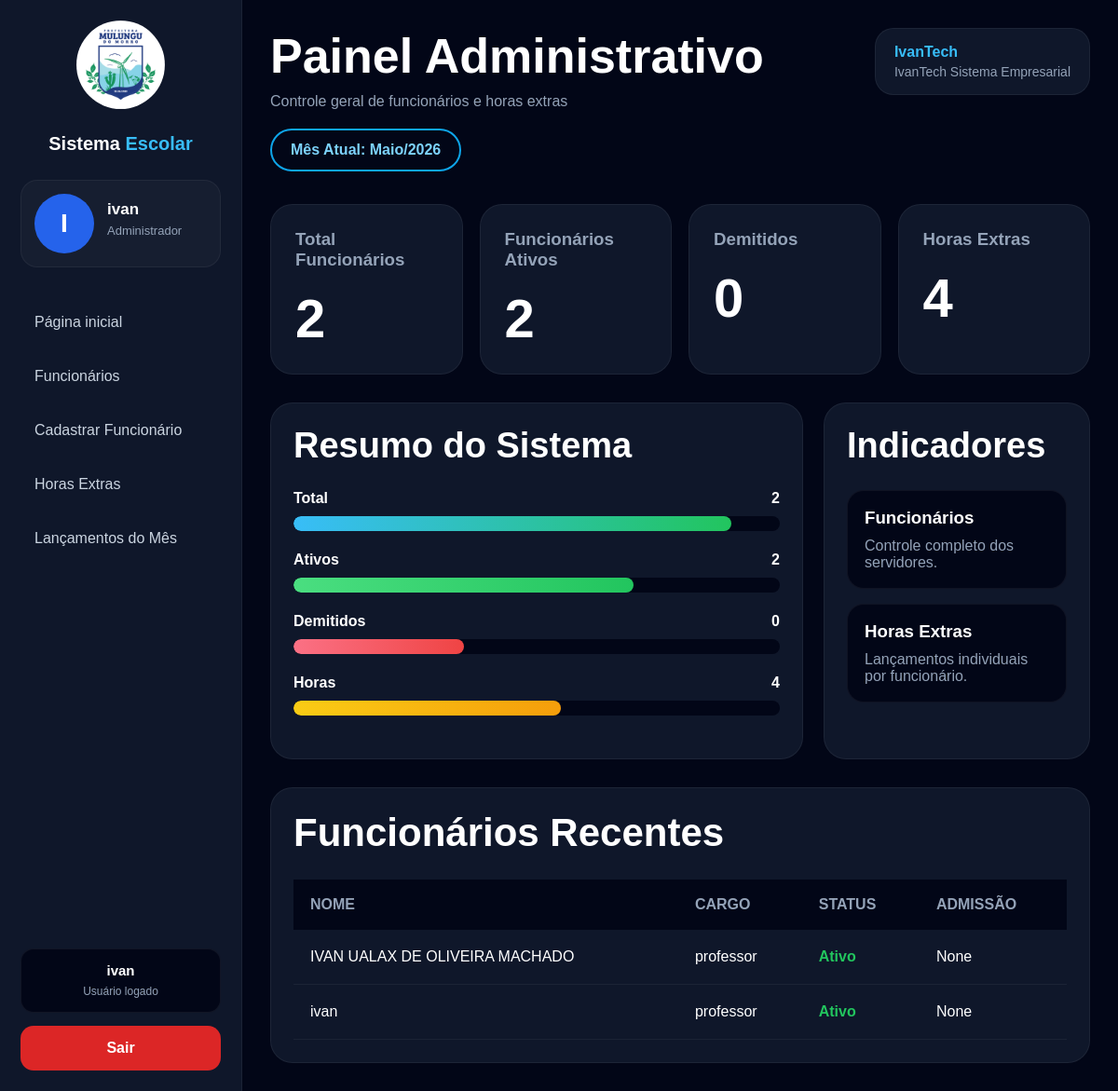
Page / (signed in) on the earlier database version.
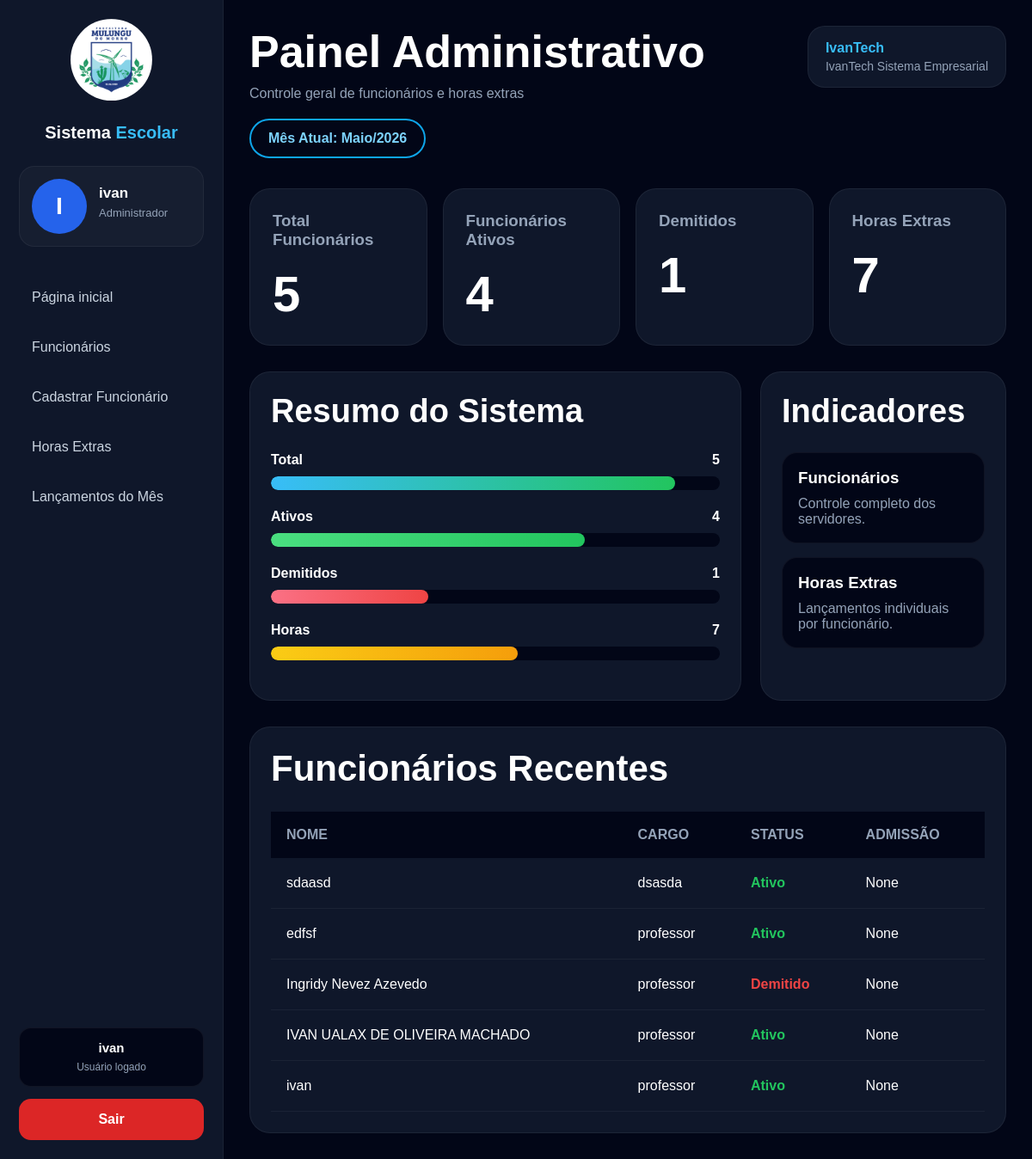
Same page on the later database version.
### funcionarios/models.py (models this page shows, shortened)
class Funcionario(models.Model):
    STATUS = (
        ('ativo', 'Ativo'),
        ('inativo', 'Inativo'),
        ('demitido', 'Demitido'),
    )
    nome = models.CharField(max_length=150)
    cpf = models.CharField(max_length=14)
    numero = models.CharField(
        max_length=20,
        blank=True,
        null=True
    )
    localidade = models.CharField(
        max_length=150,
        blank=True,
        null=True
    )
    escola = models.CharField(max_length=150)
    cargo = models.ForeignKey(
        Cargo,
        on_delete=models.SET_NULL,
        null=True,
        blank=True
    )
    carga_horaria = models.IntegerField(default=0)
    status = models.CharField(
        max_length=20,
        choices=STATUS,
        default='ativo'
    )
    data_admissao = models.DateField(
        blank=True,
        null=True
    )
    criado_em = models.DateTimeField(auto_now_add=True)

class Cargo(models.Model):
    nome = models.CharField(
        max_length=100,
        unique=True
    )

### funcionarios/views.py (the view)
@login_required(login_url='/login/')
def home(request):
    agora = datetime.now()
    meses = [
        '',
        'Janeiro',
        'Fevereiro',
        'Março',
        'Abril',
        'Maio',
        'Junho',
        'Julho',
        'Agosto',
        'Setembro',
        'Outubro',
        'Novembro',
        'Dezembro'
    ]
    funcionarios = Funcionario.objects.all().order_by('-id')[:10]
    context = {
        'funcionarios': funcionarios,
        'total_funcionarios': Funcionario.objects.count(),
        'ativos': Funcionario.objects.filter(status='ativo').count(),
        'inativos': Funcionario.objects.filter(status='inativo').count(),
        'demitidos': Funcionario.objects.filter(status='demitido').count(),
        'horas_extras': HoraExtra.objects.count(),
        'mes_atual': meses[agora.month],
        'ano_atual': agora.year,
    }
    return render(request, 'home.html', context)

### funcionarios/templates/home.html (shortened to what this page needs)
{% load static %}
<!DOCTYPE html>
<html lang="pt-br">
<head>
</head>
<body>
    <div class="sidebar">
        <div>
            <div class="logo-area">
                <img
                    src="{% static 'img/mulungu.png' %}"
                    alt="Logo"
                    class="logo"
                >
                <h1>
                    Sistema
                    <span>Escolar</span>
                </h1>
            </div>
            <div class="perfil-sidebar">
    <div class="form-perfil">
        <div class="avatar">
            {{ request.user.username|slice:":1"|upper }}
        </div>
        <div class="info-user">
            <h3>
                {{ request.user.username }}
            </h3>
            <p>
                Administrador
            </p>
        </div>
    </div>
</div>
            <div class="menu">
                <a href="/">Página inicial</a>
                <a href="/funcionarios/">
                    Funcionários
                </a>
                <a href="/funcionarios/cadastrar/">
                    Cadastrar Funcionário
                </a>
                <a href="/horas-extras/">
                    Horas Extras
                </a>
                <a href="/lancamentos-mes/">
                    Lançamentos do Mês
                </a>
            </div>
        </div>
        <div>
            <div class="usuario-logado">
                <strong>
                    {{ request.user.username }}
                </strong>
                <span>
                    Usuário logado
                </span>
            </div>
            <form
                method="POST"
                action="/logout/"
            >
                <button
                    type="submit"
                    class="btn-login"
                >
                    Sair
                </button>
            </form>
        </div>
    </div>
    <div class="content">
        <div class="topo">
            <div>
                <h1>
                    Painel Administrativo
                </h1>
                <p>
                    Controle geral de funcionários e horas extras
                </p>
                <div class="mes">
                    Mês Atual: {{ mes_atual }}/{{ ano_atual }}
                </div>
            </div>
            <div class="marca">
                <strong>
                    IvanTech
                </strong>
                <p>
                    IvanTech Sistema Empresarial
                </p>
            </div>
        </div>
        <div class="cards">
            <div class="card">
                <h3>Total Funcionários</h3>
                <strong>{{ total_funcionarios }}</strong>
            </div>
            <div class="card">
                <h3>Funcionários Ativos</h3>
                <strong>{{ ativos }}</strong>
            </div>
            <div class="card">
                <h3>Demitidos</h3>
                <strong>{{ demitidos }}</strong>
            </div>
            <div class="card">
                <h3>Horas Extras</h3>
                <strong>{{ horas_extras }}</strong>
            </div>
        </div>
        <div class="grid">
            <div class="box">
                <h2>
                    Resumo do Sistema
                </h2>
                <div class="barra-item">
                    <div class="barra-topo">
                        <span>Total</span>
                        <span>{{ total_funcionarios }}</span>
                    </div>
                    <div class="barra">
                        <div class="progresso azul"></div>
                    </div>
                </div>
                <div class="barra-item">
                    <div class="barra-topo">
                        <span>Ativos</span>
                        <span>{{ ativos }}</span>
                    </div>
                    <div class="barra">
                        <div class="progresso verde"></div>
                    </div>
                </div>
                <div class="barra-item">
                    <div class="barra-topo">
                        <span>Demitidos</span>
                        <span>{{ demitidos }}</span>
                    </div>
                    <div class="barra">
                        <div class="progresso vermelho"></div>
                    </div>
                </div>
                <div class="barra-item">
                    <div class="barra-topo">
                        <span>Horas</span>
                        <span>{{ horas_extras }}</span>
                    </div>
                    <div class="barra">
                        <div class="progresso amarelo"></div>
                    </div>
                </div>
            </div>
            <div class="box">
                <h2>
                    Indicadores
                </h2>
                <div class="indicador">
                    <h3>
                        Funcionários
                    </h3>
                    <p>
                        Controle completo dos servidores.
                    </p>
                </div>
                <div class="indicador">
                    <h3>
                        Horas Extras
                    </h3>
                    <p>
                        Lançamentos individuais por funcionário.
                    </p>
                </div>
            </div>
        </div>
        <div class="tabela-box">
            <h2>
                Funcionários Recentes
            </h2>
            <table>
                <thead>
                    <tr>
                        <th>NOME</th>
                        <th>CARGO</th>
                        <th>STATUS</th>
                        <th>ADMISSÃO</th>
                    </tr>
                </thead>
                <tbody>
                    {% for funcionario in funcionarios %}
                    <tr>
                        <td>
                            {{ funcionario.nome }}
                        </td>
                        <td>
                            {% if funcionario.cargo %}
                                {{ funcionario.cargo.nome }}
                            {% endif %}
                        </td>
                        <td>
                            <span class="{{ funcionario.status }}">
                                {{ funcionario.status|title }}
                            </span>
                        </td>
                        <td>
                            {{ funcionario.data_admissao }}
                        </td>
                    </tr>
                    {% endfor %}
                </tbody>
            </table>
        </div>
    </div>
</body>
</html>

### funcionarios/templates/home.html (style rules this page uses)
* { margin:0; padding:0; box-sizing:border-box; font-family:Arial, Helvetica, sans-serif; }
body { background:#020617; color:white; display:flex; min-height:100vh; }
.sidebar { width:260px; background:#0f172a; border-right:1px solid rgba(255,255,255,0.05); padding:22px; display:flex; flex-direction:column; justify-content:space-between; }
.logo-area { text-align:center; }
.logo { width:95px; height:95px; object-fit:cover; border-radius:50%; margin-bottom:18px; }
.logo-area h1 { font-size:20px; line-height:30px; margin-bottom:24px; }
.logo-area span { color:#38bdf8; }
.perfil-sidebar { background:rgba(255,255,255,0.03); border:1px solid rgba(255,255,255,0.05); border-radius:18px; padding:14px; margin-bottom:35px; }
.form-perfil { display:flex; align-items:center; gap:14px; }
.avatar { width:64px; height:64px; border-radius:50%; overflow:hidden; background:#2563eb; display:flex; align-items:center; justify-content:center; font-size:28px; font-weight:bold; color:white; flex-shrink:0; }
.info-user h3 { font-size:17px; margin-bottom:5px; }
.info-user p { font-size:13px; color:#94a3b8; margin-bottom:10px; }
.menu { display:flex; flex-direction:column; gap:10px; }
.menu a { text-decoration:none; color:#cbd5e1; padding:15px; border-radius:12px; transition:0.3s; }
.usuario-logado { background:#020617; border:1px solid rgba(255,255,255,0.06); padding:14px; border-radius:14px; margin-top:20px; margin-bottom:14px; text-align:center; }
.usuario-logado strong { display:block; font-size:15px; margin-bottom:4px; }
.usuario-logado span { font-size:12px; color:#94a3b8; }
.btn-login { background:#dc2626; color:white; text-align:center; padding:15px; border-radius:14px; border:none; width:100%; font-size:16px; font-weight:bold; cursor:pointer; transition:0.3s; }
.content { flex:1; padding:30px; }
.topo { display:flex; justify-content:space-between; align-items:flex-start; margin-bottom:35px; }
.topo h1 { font-size:52px; margin-bottom:10px; }
.topo p { color:#94a3b8; margin-bottom:20px; }
.mes { display:inline-block; padding:12px 20px; border-radius:999px; border:2px solid #0ea5e9; color:#7dd3fc; font-weight:bold; }
.marca { background:#0f172a; border:1px solid rgba(255,255,255,0.06); padding:16px 20px; border-radius:20px; }
.marca strong { display:block; color:#38bdf8; margin-bottom:4px; }
.marca p { margin:0; color:#94a3b8; font-size:14px; }
.cards { display:grid; grid-template-columns:repeat(4,1fr); gap:18px; margin-bottom:30px; }
.card { background:#0f172a; border-radius:24px; padding:26px; border:1px solid rgba(255,255,255,0.06); }
.card h3 { color:#94a3b8; margin-bottom:18px; }
.card strong { font-size:58px; }
.grid { display:grid; grid-template-columns:2fr 1fr; gap:22px; margin-bottom:30px; }
.box { background:#0f172a; border-radius:24px; padding:24px; border:1px solid rgba(255,255,255,0.06); }
.box h2 { margin-bottom:26px; font-size:38px; }
.barra-item { margin-bottom:22px; }
.barra-topo { display:flex; justify-content:space-between; margin-bottom:10px; font-weight:bold; }
.barra { width:100%; height:16px; background:#020617; border-radius:999px; overflow:hidden; }
.progresso { height:100%; border-radius:999px; }
.azul { width:90%; background:linear-gradient(to right,#38bdf8,#22c55e); }
.verde { width:70%; background:linear-gradient(to right,#4ade80,#22c55e); }
.vermelho { width:35%; background:linear-gradient(to right,#fb7185,#ef4444); }
.amarelo { width:55%; background:linear-gradient(to right,#facc15,#f59e0b); }
.indicador { background:#020617; border:1px solid rgba(255,255,255,0.05); border-radius:18px; padding:18px; margin-bottom:16px; }
.indicador h3 { margin-bottom:10px; }
.indicador p { color:#94a3b8; }
.tabela-box { background:#0f172a; border-radius:24px; padding:24px; border:1px solid rgba(255,255,255,0.06); }
.tabela-box h2 { font-size:42px; margin-bottom:26px; }
table { width:100%; border-collapse:collapse; }
th { background:#020617; color:#94a3b8; padding:18px; text-align:left; }
td { padding:20px 18px; border-bottom:1px solid rgba(255,255,255,0.05); }
.ativo { color:#22c55e; font-weight:bold; }
.demitido { color:#ef4444; font-weight:bold; }

Differences in the rows shown:
added Funcionario: nome "sdaasd", cargo.nome "dsasda", status "Ativo", data_admissao "None"
added Funcionario: nome "edfsf", cargo.nome "professor", status "Ativo", data_admissao "None"
added Funcionario: nome "Ingridy Nevez Azevedo", cargo.nome "professor", status "Demitido", data_admissao "None"
Other differences:
{{ total_funcionarios }}: "2" → "5"
{{ ativos }}: "2" → "4"
{{ demitidos }}: "0" → "1"
{{ horas_extras }}: "4" → "7"
